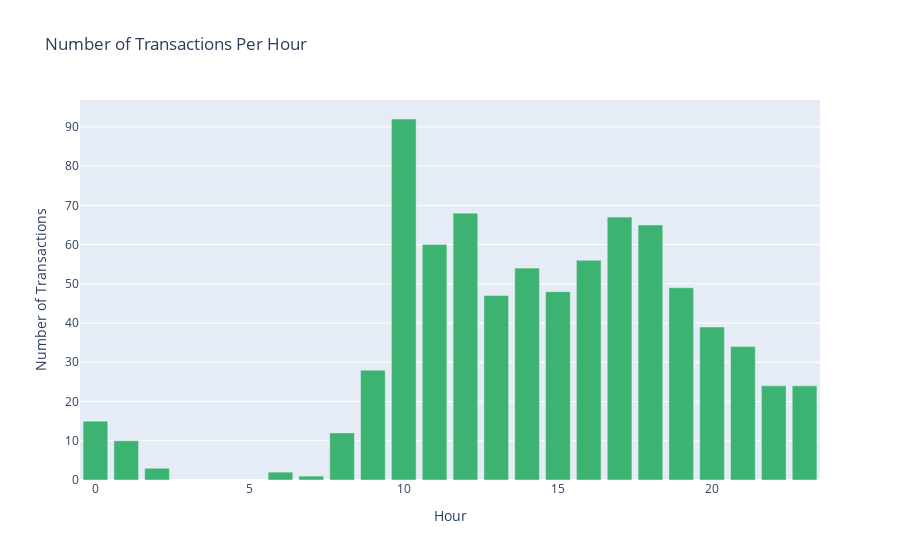

Notebook code cell kept with this figure:
### Code cell
# Count the number of transactions per hour
transactions_per_hour = df.groupby('Hour').size()

# Plot the number of transactions per hour using Plotly
fig = px.bar(transactions_per_hour, x=transactions_per_hour.index, y=transactions_per_hour.values, title='Number of Transactions Per Hour')
fig.update_layout(xaxis_title='Hour', yaxis_title='Number of Transactions')
fig.update_traces(marker=dict(color='mediumseagreen'))
fig.show()

### Figure 1 — Plotly figure (JSON) as saved in the notebook; plotly's stock layout.template omitted (floating-point values rounded to 4 significant figures)
{"data": [{"alignmentgroup": "True", "hovertemplate": "Hour=%{x}<br>y=%{y}<extra></extra>", "legendgroup": "", "marker": {"color": "mediumseagreen", "pattern": {"shape": ""}}, "name": "", "offsetgroup": "", "orientation": "v", "showlegend": false, "textposition": "auto", "type": "bar", "x": [0, 1, 2, 6, 7, 8, 9, 10, 11, 12, 13, 14, 15, 16, 17, 18, 19, 20, 21, 22, 23], "xaxis": "x", "y": [15, 10, 3, 2, 1, 12, 28, 92, 60, 68, 47, 54, 48, 56, 67, 65, 49, 39, 34, 24, 24], "yaxis": "y"}], "layout": {"barmode": "relative", "legend": {"tracegroupgap": 0}, "title": {"text": "Number of Transactions Per Hour"}, "xaxis": {"anchor": "y", "domain": [0, 1], "title": {"text": "Hour"}}, "yaxis": {"anchor": "x", "domain": [0, 1], "title": {"text": "Number of Transactions"}}}}
